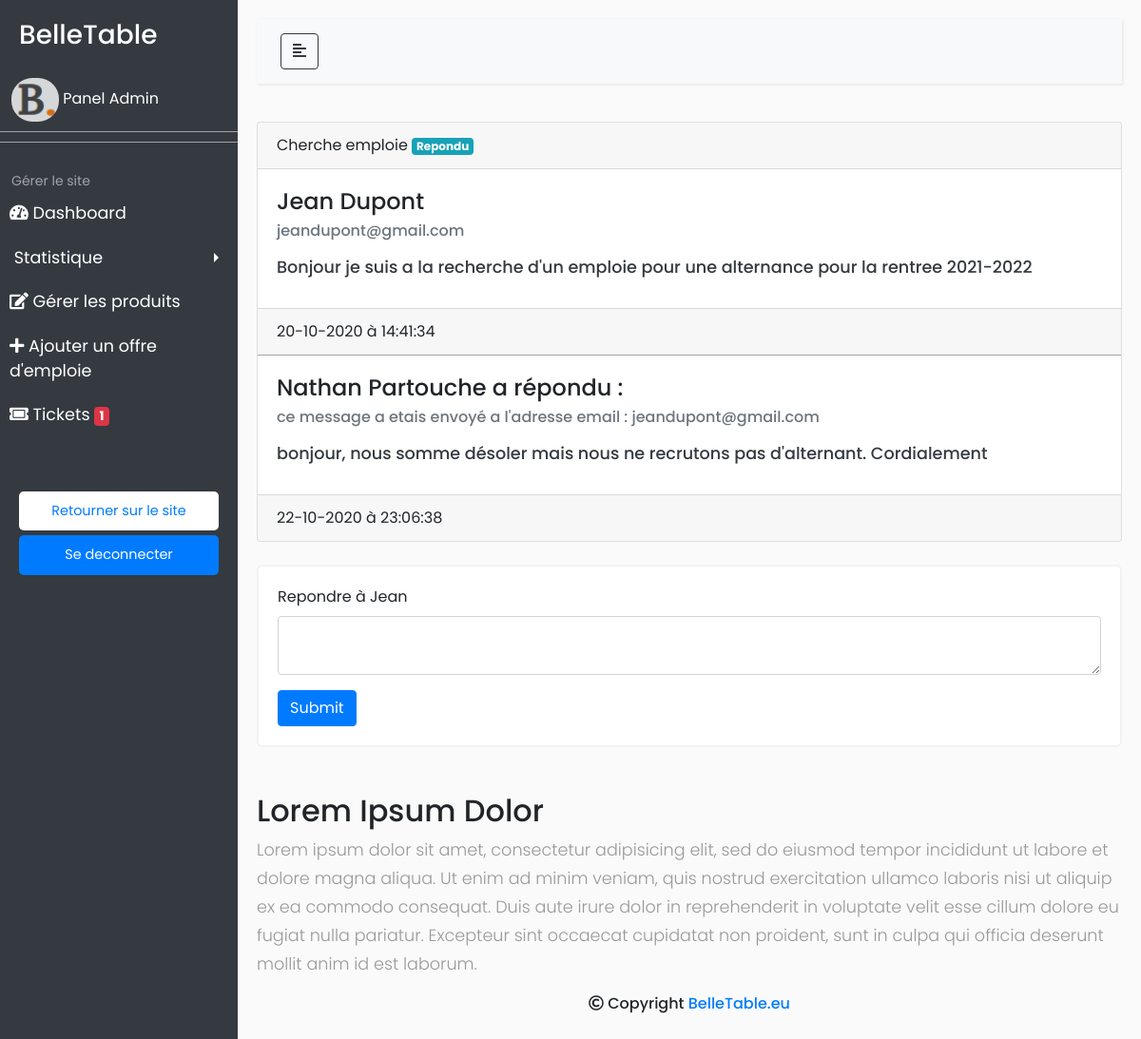
/admin/afficher-tickets.php?id=1, run on the app's committed database.
### tables this page shows
CREATE TABLE IF NOT EXISTS `contact` (
  `id` int(11) NOT NULL AUTO_INCREMENT,
  `nom` varchar(120) NOT NULL,
  `prenom` varchar(120) NOT NULL,
  `email` varchar(120) NOT NULL,
  `sujet` varchar(120) NOT NULL,
  `message` text NOT NULL,
  `date_creation` datetime NOT NULL,
  `etat` varchar(120) NOT NULL,
  PRIMARY KEY (`id`)
);

CREATE TABLE IF NOT EXISTS `reponse_contact` (
  `id_rep` int(11) NOT NULL AUTO_INCREMENT,
  `fk_contact` int(11) DEFAULT NULL,
  `nom` varchar(120) NOT NULL,
  `prenom` varchar(120) NOT NULL,
  `message` text NOT NULL,
  `date_rep` datetime NOT NULL,
  PRIMARY KEY (`id_rep`)
);

### admin/afficher-tickets.php (the view, shortened to what this page needs)
<?php if (isset($_GET['id']) && !empty($_GET['id']) && is_numeric($_GET['id'])):  ?>
  <!DOCTYPE html>
  <html>
  <head>
      <?php
        require_once("include/en-tete.php");
        $id = str_replace("'","''",$_GET['id']);
        $requete = "SELECT * FROM contact WHERE id = '{$id}'" ;
        $query = mysqli_query($bdd, $requete);
        $recupReponse = "SELECT * FROM contact INNER JOIN reponse_contact ON reponse_contact.fk_contact = contact.id and fk_contact = $id" ;
        $recupReponse = mysqli_query($bdd, $recupReponse);
        if(mysqli_num_rows($query) > 0)
        {
          $ligne = mysqli_fetch_assoc($query);
          $date = $ligne['date_creation'];
          $datefr = strftime('%d-%m-%Y à %H:%M:%S', strtotime($date));
          $verif = true;
        }
      ?>
  </head>
  <body>
    <?php include("include/menu.php"); ?>
    <div id="content">
      <nav class="navbar navbar-expand-lg navbar-light bg-light">
          <div class="container-fluid">
              <button type="button" id="sidebarCollapse" class="btn btn-outline-dark">
                  <i class="fas fa-align-left"></i>
              </button>
          </div>
      </nav>
      <?php if(isset($verif)): ?>
        <div class="card">
          <div class="card-header">
            <?php echo @$ligne['sujet']; ?>
            <?php if(@$ligne['etat']=="Repondu"): ?>
              <span class="badge badge-info"><?php echo @$ligne['etat']; ?></span>
            <?php endif; ?>
          </div>
          <div class="card-body">
            <h4 class="card-title"><?php echo @$ligne['prenom'] . " " . @$ligne['nom']; ?></h4>
            <h6 class="card-subtitle mb-2 text-muted"><?php echo @$ligne['email']; ?></h6>
            <p class="card-text" style="font-family: inherit; color : #343a40; font-weight: 500; line-height: 2.5;"> <?php echo @$ligne['message'] ?>
            </p>
          </div>
          <div class="card-footer">
            <?php echo @$datefr; ?>
          </div>
          <?php while($reponse = mysqli_fetch_assoc($recupReponse)): ?>
            <?php
              $date = $reponse['date_rep'];
              $dateRepfr = strftime('%d-%m-%Y à %H:%M:%S', strtotime($date));
            ?>
            <div class="hr" style="margin: inherit;"></div>
            <div class="card-body">
              <h4 class="card-title"><?php echo $reponse['prenom'] . " " . $reponse['nom']; ?> a répondu :</h4>
              <h6 class="card-subtitle mb-2 text-muted">ce message a etais envoyé a l'adresse email : <?php echo $ligne['email']; ?> </h6>
              <p class="card-text" style="font-family: inherit; color : #343a40; font-weight: 500; line-height: 2.5;">
                <?php echo $reponse['message']; ?>
              </p>
            </div>
            <div class="card-footer">
              <?php echo @$dateRepfr; ?>
            </div>
          <?php endwhile; ?>
        </div>
        <br>
        <form method="POST" style="padding: 1.25rem; background-color: white; border: 2px solid #F2F2F2; border-radius: 6px;">
          <div class="form-group">
            <label for="exampleFormControlTextarea1">Repondre à <?php echo $ligne['prenom']; ?></label>
            <textarea class="form-control" id="exampleFormControlTextarea1" rows="2" name="message"></textarea>
          </div>
            <input class="btn btn-primary" type="submit" name="submitRep">
        </form>
      <?php else: ?>
        <div class="card card-body">
          <span>Désolé mais l'id fournis n'existe pas dans la base de données</span>
        </div>
      <?php endif; ?>
      <br><br>
      <h2>Lorem Ipsum Dolor</h2>
      <p>Lorem ipsum dolor sit amet, consectetur adipisicing elit, sed do eiusmod tempor incididunt ut labore et dolore magna aliqua. Ut enim ad minim veniam, quis nostrud exercitation ullamco laboris nisi ut aliquip ex ea commodo consequat. Duis aute irure dolor in reprehenderit in voluptate velit esse cillum dolore eu fugiat nulla pariatur. Excepteur sint occaecat cupidatat non proident, sunt in culpa qui officia deserunt mollit anim id est laborum.</p>
      <?php include("include/footer.php"); ?>
    </div>
  </body>
  </html>
<?php else: ?>
  <?php header('location: tickets.php'); ?>
<?php endif; ?>

### admin/css/style.css (style rules this page uses)
body { font-family: 'Poppins', sans-serif; background: #fafafa; }
p { font-family: 'Poppins', sans-serif; font-size: 1.1em; font-weight: 300; line-height: 1.7em; color: #999; }
.navbar { padding: 15px 10px; background: #fff; border: none; border-radius: 0; margin-bottom: 40px; box-shadow: 1px 1px 3px rgba(0, 0, 0, 0.1); }
.hr { width: 100%; height: 1px; border-bottom: 1px solid #A3A3A9; margin: 10px 0; }
#content { width: 100%; padding: 20px; min-height: 100vh; transition: all 0.3s; }

### data on the page
contact: sujet "Cherche emploie", etat "Repondu", prenom "Jean", nom "Dupont", email "jeandupont@gmail.com", message "Bonjour je suis a la recherche d'un emploie pour une alternance pour la rentree 2021-2022", date_creation "20-10-2020 à 14:41:34"
reponse_contact: prenom "Nathan", nom "Partouche", fk_contact.email "jeandupont@gmail.com", message "bonjour, nous somme désoler mais nous ne recrutons pas d'alternant. Cordialement", date_rep "22-10-2020 à 23:06:38"
